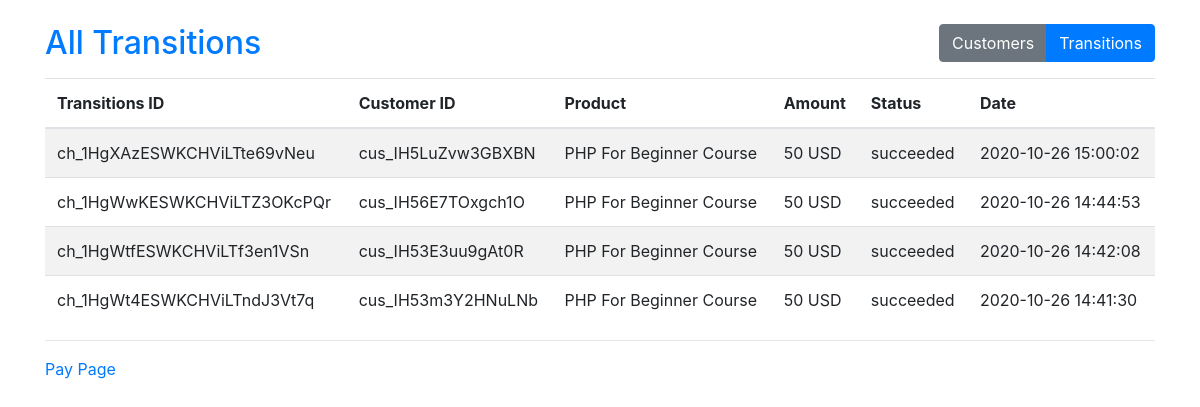
Page /transitions.php on the committed database.
### tables this page shows
CREATE TABLE `transitions` (
  `id` varchar(255) NOT NULL,
  `customer_id` varchar(255) NOT NULL,
  `product` varchar(255) NOT NULL,
  `amount` varchar(255) NOT NULL,
  `currency` varchar(255) NOT NULL,
  `status` varchar(255) NOT NULL,
  `created_at` datetime NOT NULL DEFAULT current_timestamp()
);

### includes/classes/Database.php (called while the page is built, shortened)
<?php
class Database {
    private $host = DB_HOST;
    private $user = DB_USER;
    private $pass = DB_PASS;
    private $name = DB_NAME;
    private $mysqli;
    public function __construct(){
        $this->mysqli = new mysqli(
            $this->host,
            $this->user,
            $this->pass,
            $this->name
        );
    }
    public function getTransitions(){
        $stat = $this->mysqli->query("SELECT * FROM transitions ORDER BY created_at DESC");
        return $stat->fetch_all(MYSQLI_ASSOC);
    }
}

### transitions.php (the view, shortened to what this page needs)
<?php
require_once 'includes/config/database.php';
require_once 'includes/classes/Database.php';
$database = new Database();
$customers = $database->getTransitions(); ?>
<!doctype html>
<html lang="en">
<head>
    <link rel="stylesheet" href="https://stackpath.bootstrapcdn.com/bootstrap/4.5.0/css/bootstrap.min.css">
</head>
<body>
<div class="container mt-4">
    <div class="float-right btn-group" role="group">
        <a href="customers.php" class="btn btn-secondary">Customers</a>
        <a href="transitions.php" class="btn btn-primary">Transitions</a>
    </div>
    <h2 class="my-3 text-primary">All Transitions</h2>
    <table class="table table-striped table-responsive-lg">
        <thead>
        <th>Transitions ID</th>
        <th>Customer ID</th>
        <th>Product</th>
        <th>Amount</th>
        <th>Status</th>
        <th>Date</th>
        </thead>
        <tbody>
        <?php foreach ($customers as $cus): ?>
            <tr>
                <td><?php echo $cus['id'] ?></td>
                <td><?php echo $cus['customer_id'] ?></td>
                <td><?php echo $cus['product'] ?></td>
                <td><?php echo sprintf('%.2f', $cus['amount'])/100 ?> <?php echo strtoupper($cus['currency']) ?></td>
                <td><?php echo $cus['status'] ?></td>
                <td><?php echo $cus['created_at'] ?></td>
            </tr>
        <?php endforeach; ?>
        </tbody>
    </table>
    <hr>
    <p><a href="index.php" class="text-primary">Pay Page</a></p>
</div>
</body>
</html>

### rows in the picture
transitions: id "ch_1HgXAzESWKCHViLTte69vNeu", customer "cus_IH5LuZvw3GBXBN", product "PHP For Beginner Course", amount "50", currency "USD", status "succeeded", created_at "2020-10-26 15:00:02"
transitions: id "ch_1HgWwKESWKCHViLTZ3OKcPQr", customer "cus_IH56E7TOxgch1O", product "PHP For Beginner Course", amount "50", currency "USD", status "succeeded", created_at "2020-10-26 14:44:53"
transitions: id "ch_1HgWtfESWKCHViLTf3en1VSn", customer "cus_IH53E3uu9gAt0R", product "PHP For Beginner Course", amount "50", currency "USD", status "succeeded", created_at "2020-10-26 14:42:08"
transitions: id "ch_1HgWt4ESWKCHViLTndJ3Vt7q", customer "cus_IH53m3Y2HNuLNb", product "PHP For Beginner Course", amount "50", currency "USD", status "succeeded", created_at "2020-10-26 14:41:30"
